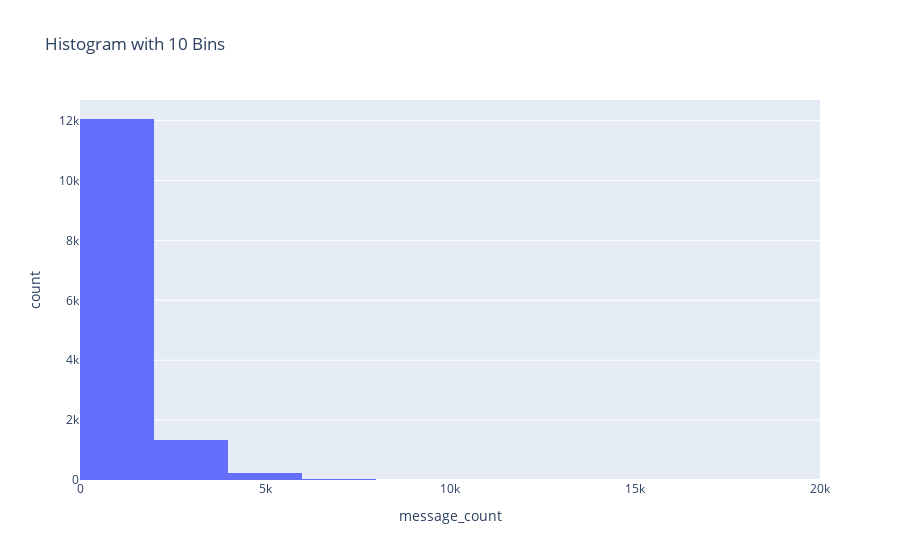

Write notebook code for a chart like this one.
### Markdown cell above
# 06 - Basic Counts - Most messages per vessel
- The distribution of message counts per vessel is heavily right skewed (indicating that a majority of vessels - 12K - sent no more then 2000 messages during the day)
- That is at least 95% of all vessels (quick comparative inspection of the vessel counts and messages sent in the histogram)

### Code cell
# Msgs per vessel
print("Msgs per vessel over the day")
df_MessageCountPerVessel = df_all.groupBy("Message_UserID").agg(count("Message_MessageID").alias("message_count")).orderBy(col("message_count").desc())

# Convert to pandas (to work with Plotly)
df_MessageCountPerVessel_pandas = df_MessageCountPerVessel.toPandas()

# ------
# Table
# ------
print("\n--- Aggregated Data Table ---")
# Apply some styling for better readability in Jupyter Notebook
styled_table2 = df_MessageCountPerVessel_pandas.head(25).style \
    .set_properties(**{'background-color': '#f8f9fa', 'color': '#333', 'border-color': '#ddd'}) \
    .set_table_styles([
        {'selector': 'th', 'props': [('background-color', '#e9ecef'), ('color', '#495057'), ('font-weight', 'bold')]},
        {'selector': 'td', 'props': [('padding', '8px 12px')]},
        {'selector': 'tr:nth-of-type(odd)', 'props': [('background-color', '#f2f2f2')]}
    ]) \
    .format({"avg_messages_per_user_per_hour": "{:.2f}"}) # Format average column to 2 decimal places

display(styled_table2) # 'display' is a Jupyter-specific function for rich output

# Inspect the distribution of messages counts per Vessel using customised bins
fig_MessageCountPerVessel_pandas = px.histogram(df_MessageCountPerVessel_pandas, x='message_count', nbins=10, title='Histogram with 10 Bins')
fig_MessageCountPerVessel_pandas.show()

### Figure 1 — Plotly figure (JSON) as saved in the notebook; plotly's stock layout.template omitted (floating-point values rounded to 4 significant figures; data arrays with more than 128 entries replaced by an {"elided": "..."} marker saying what was removed)
{"data": [{"bingroup": "x", "hovertemplate": "message_count=%{x}<br>count=%{y}<extra></extra>", "legendgroup": "", "marker": {"color": "#636efa", "pattern": {"shape": ""}}, "name": "", "nbinsx": 10, "orientation": "v", "showlegend": false, "type": "histogram", "x": {"elided": "13693 int values"}, "xaxis": "x", "yaxis": "y"}], "layout": {"autosize": true, "barmode": "relative", "legend": {"tracegroupgap": 0}, "title": {"text": "Histogram with 10 Bins"}, "xaxis": {"anchor": "y", "autorange": true, "domain": [0, 1], "range": [-0.5, 20000.0], "title": {"text": "message_count"}, "type": "linear"}, "yaxis": {"anchor": "x", "autorange": true, "domain": [0, 1], "range": [0, 12690.0], "title": {"text": "count"}}}}
